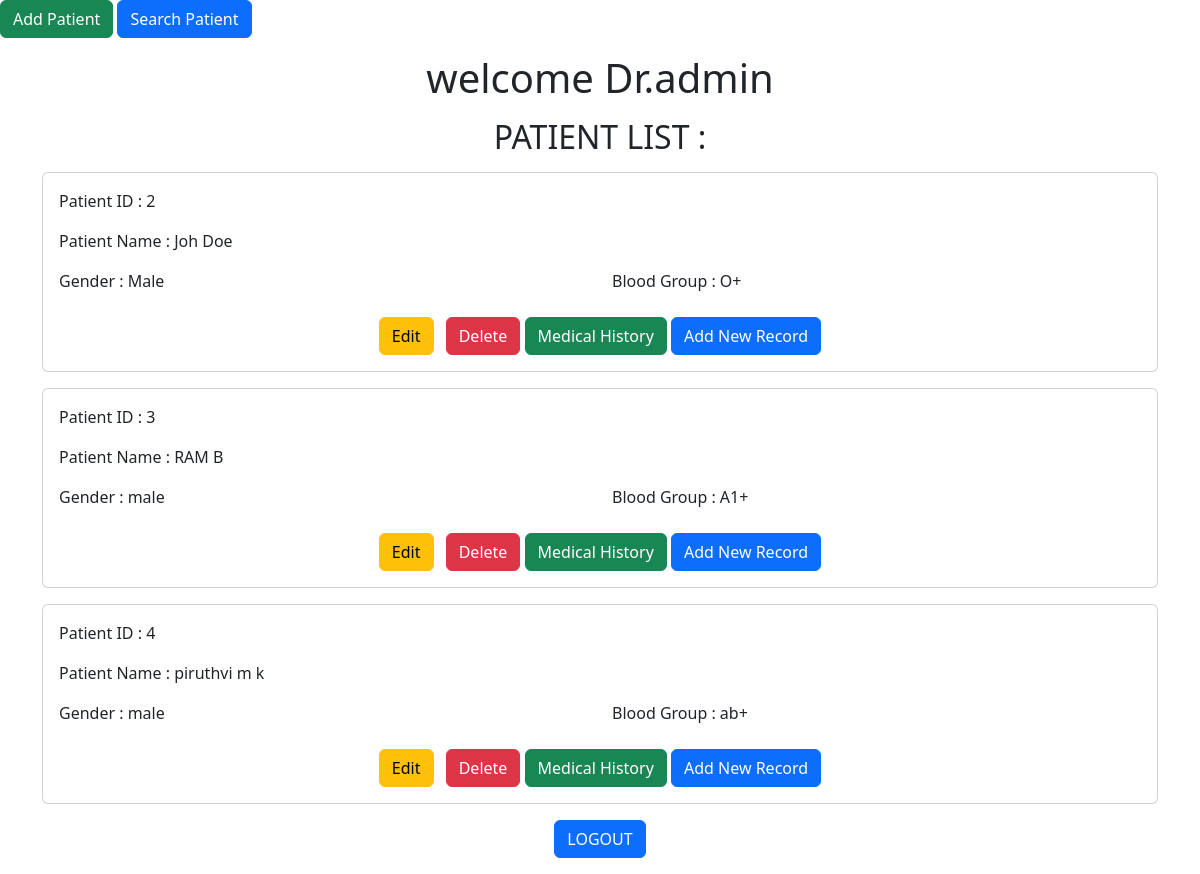
Page /doctor_dashboard (signed in) on the earlier database version.
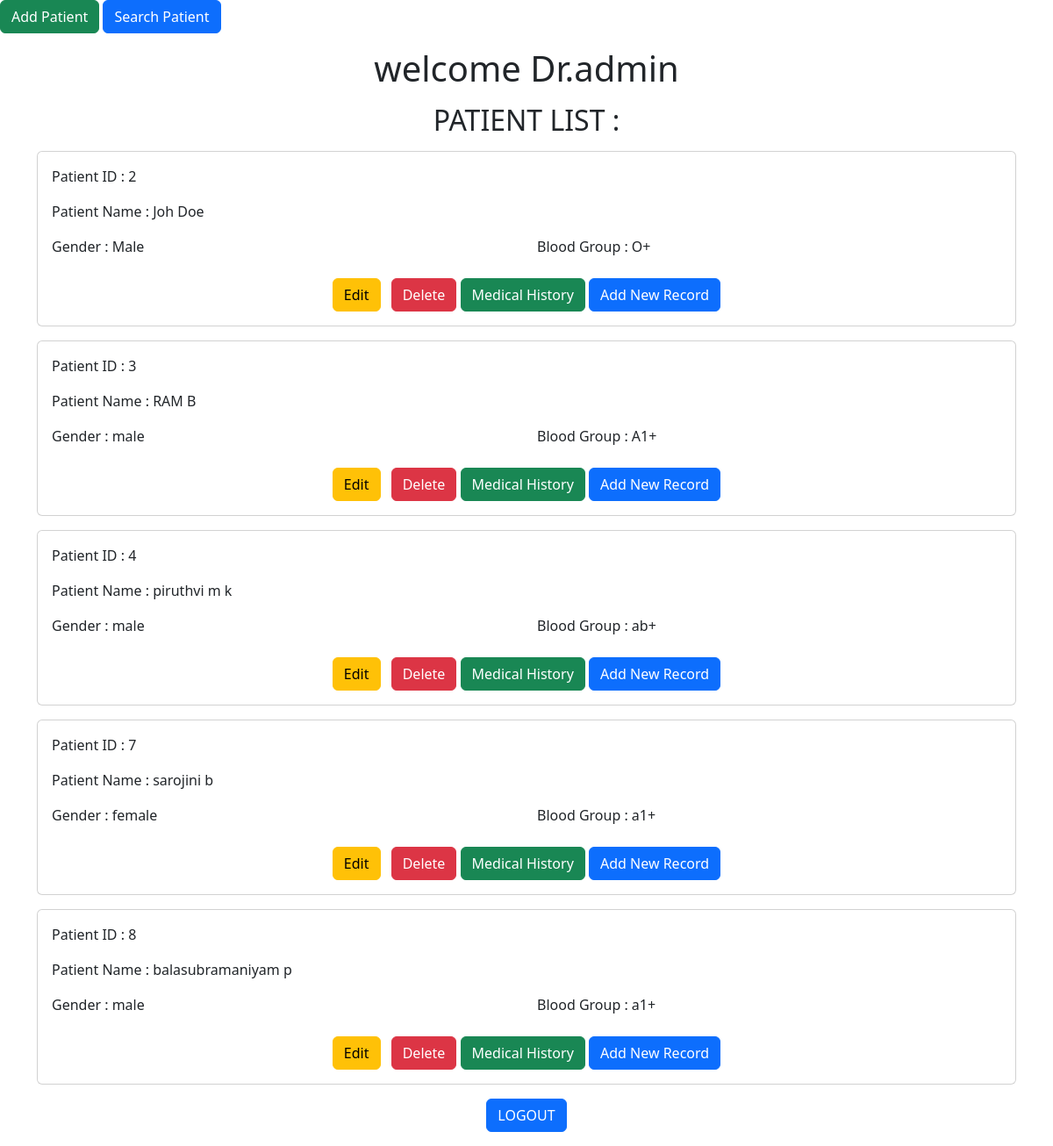
Same page on the later database version.
### tables this page shows
CREATE TABLE patients(
    patient_id INTEGER PRIMARY KEY AUTOINCREMENT,
    firstname TEXT NOT NULL,
    lastname TEXT NOT NULL,
    gender TEXT NOT NULL,
    dob TEXT NOT NULL,
    phone TEXT NOT NULL,
    email TEXT NOT NULL,
    address TEXT NOT NULL,
    blood_group TEXT NOT NULL,
    time TIMESTAMP DEFAULT CURRENT_TIMESTAMP
);

### app.py (the view)
@app.route("/doctor_dashboard")
def doctor_dashboard():
    conn=sq.connect("ehr.db")
    cursor=conn.cursor()
    cursor.execute("SELECT*FROM patients")
    patients=cursor.fetchall()
    conn.close()
    if "doctor" in session:
        return render_template("doctor_dashboard.html",username=session["doctor"],patients=patients)
    else:
        return redirect(url_for("doctor_login"))

### templates/doctor_dashboard.html (shortened to what this page needs)
<!DOCTYPE html>
<html>
    <head>
        <link href="https://cdn.jsdelivr.net/npm/bootstrap@5.3.8/dist/css/bootstrap.min.css"
      rel="stylesheet">
    </head>
    <body>
        <a href="/add_patient" class="btn btn-success mb-3">
            Add Patient
        </a>
        <a href="/search_patient" class="btn btn-primary mb-3">
            Search Patient
        </a>
        <div class="container">
        <h1 class="text-center mb-3">
            welcome Dr.{{username}}
        </h1>
        <h2 class="text-center mb-3">
            PATIENT LIST :
        </h2>
        {% for patient in patients %}
        <div class="card rounded p-3 mb-3">
            <div class="row">
                <div class="col-12">
                    <p class="mb-2">
                        Patient ID : {{patient[0]}}
                    </p>
                </div>
            </div>
            <div class="row mt-2">
                <div class="col-12">
                    <p class="mb-2">
                        Patient Name : {{patient[1]}} {{patient[2]}}
                    </p>
                </div>
            </div>
            <div class="row mt-2">
                <div class="col-6">
                    <p class="mb-2">
                        Gender : {{patient[3]}}
                    </p>
                </div>
                <div class="col-6">
                    <p class="mb-2">
                        Blood Group : {{patient[8]}}
                    </p>
                </div>
            </div>
            <div class="row mt-3">
                <div class="col-12 text-center">
                    <a href="/edit_patient/{{patient[0]}}" class="btn btn-warning me-2">
                        Edit
                    </a>
                    <a href="/delete_patient/{{patient[0]}}" class="btn btn-danger"onclick="return confirm('Are you sure you want to delete this patient?');">
                        Delete
                    </a>
                    <a href="/medical_history/{{patient[0]}}" class="btn btn-success">
                        Medical History
                    </a>
                    <a href="/add_record/{{patient[0]}}" class="btn btn-primary">
                        Add New Record
                    </a>
                </div>
            </div>
        </div>
        {% endfor %}
        </div>
        <div class="text-center">
            <a href="/logout" class="btn btn-primary text-center mb-3">
                LOGOUT
            </a>
        </div>
    </body>
</html>

Differences in the rows shown:
added patients: patient_id "7", firstname "sarojini", lastname "b", gender "female", blood_group "a1+"
added patients: patient_id "8", firstname "balasubramaniyam", lastname "p", gender "male", blood_group "a1+"
